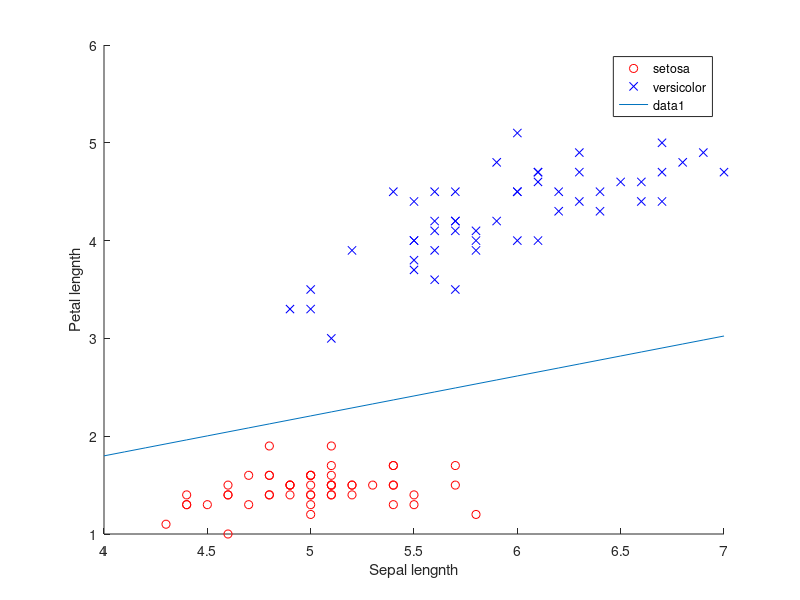

Write the MATLAB code that produced this figure.
clear all;
close all;

%load iris_data
load iris_data.mat

X = [x(1:100, 1), x(1:100, 3)]

for i = 1:100;
    if y(i) == 0
        Y(i, 1) = 1;
    else y(i) == 1
        Y(i, 1) = -1;
    end
end
%Y = [y(1:100)]' % 이렇게 ' 요거 찍으면 전치

figure(1)
hold on
plot(X(1:50, 1), X(1:50, 2), 'ro')
plot(X(51:100, 1), X(51:100, 2), 'bx')

xlabel('Sepal lengnth')
ylabel('Petal lengnth')
legend('setosa','versicolor')

%Perceptron
n_iter =  10;
eta = 0.1; % 이게 뭐지? runnig rate?

w = [0;0;0] % initial guess


for i = 1:n_iter
    
    % prediction
    for j = 1:length(X)
        if w'*[1;X(j, :)'] >= 1
            Yhat(j, 1) = 1;
        else 
            Yhat(j, 1) = -1;
        end   
    end
    
    % update
    for j = 1:length(X)
        w = w + eta*(Y(j, 1) - Yhat(j, 1))*[1;X(j, :)']
    end 
end

x1 = 4:0.1:7;

for i = 1:length(x1)
    x2(i) = -w(1)/w(3) -w(2)/w(3)*x1(i);
end

figure(1)
plot(x1, x2)



